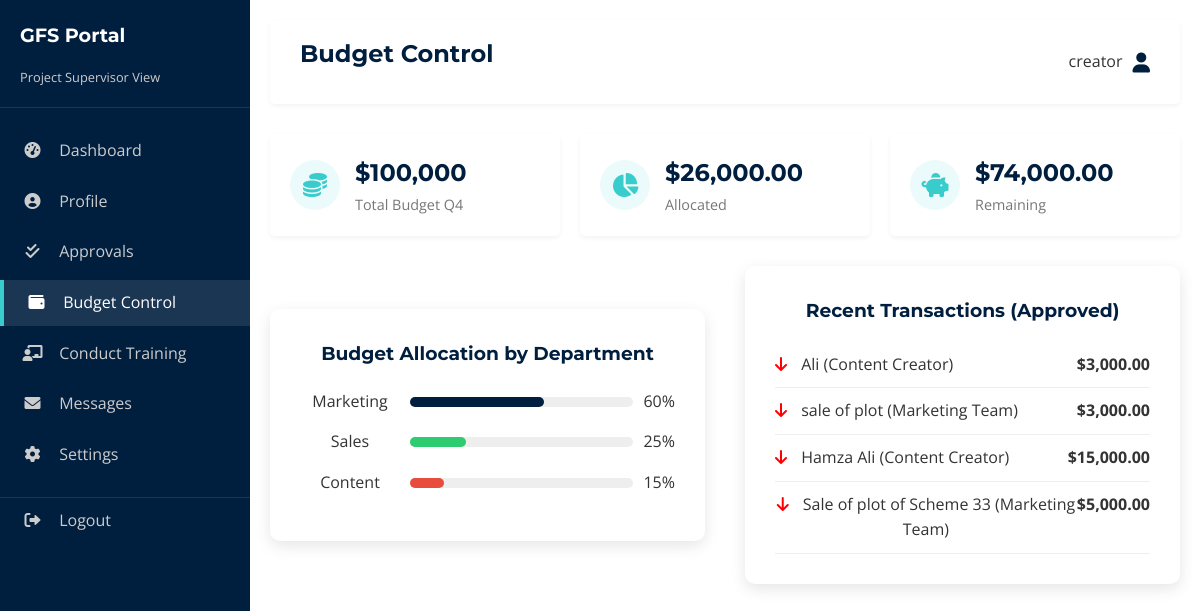
The page /portal/supervisor/budget (signed in) on the database its author committed.
### tables this page shows
CREATE TABLE budget_requests (
    id INTEGER PRIMARY KEY AUTOINCREMENT,
    title TEXT NOT NULL,
    type TEXT NOT NULL,
    amount REAL NOT NULL,
    proposed_by TEXT NOT NULL,
    status TEXT DEFAULT 'Pending',
    counter_amount REAL,
    progress INTEGER DEFAULT 0,
    assigned_to INTEGER,
    created_at TIMESTAMP DEFAULT CURRENT_TIMESTAMP,
    FOREIGN KEY (assigned_to) REFERENCES users (id)
);

### app.py (the view)
@app.route('/portal/supervisor/budget')
def portal_supervisor_budget():
    if 'user_id' not in session: return redirect(url_for('login'))
    conn = get_db_connection()
    approved_requests = conn.execute('SELECT * FROM budget_requests WHERE status = "Approved" ORDER BY created_at DESC').fetchall()
    total_allocated = sum(r['amount'] for r in approved_requests)
    conn.close()
    return render_template('portals/supervisor_budget.html', role='Project Supervisor', transactions=approved_requests, total_allocated=total_allocated)

### app.py (called while the page is built)
def get_db_connection():
    conn = sqlite3.connect('database.db')
    conn.row_factory = sqlite3.Row
    return conn

@app.context_processor
def inject_global_data():
    conn = get_db_connection()
    try:
        theme_row = conn.execute("SELECT value FROM settings WHERE key = 'theme'").fetchone()
        theme = theme_row['value'] if theme_row else 'default'
        site_rows = conn.execute("SELECT section, key, value FROM site_content WHERE page = 'global'").fetchall()
        site_data = {}
        for row in site_rows:
            if row['section'] not in site_data:
                site_data[row['section']] = {}
            site_data[row['section']][row['key']] = row['value']
    except sqlite3.OperationalError:
        theme = 'default'
        site_data = {}
    finally:
        conn.close()
    return dict(theme=theme, site=site_data)

### templates/portals/supervisor_budget.html (shortened to what this page needs)
{% extends 'portal_base.html' %}
{% block header %}Budget Control{% endblock %}
{% block content %}
<div class="stats-grid">
    <div class="stat-card">
        <div class="stat-icon">
            <i class="fas fa-coins"></i>
        </div>
        <div class="stat-info">
            <h3>$100,000</h3>
            <p>Total Budget Q4</p>
        </div>
    </div>
    <div class="stat-card">
        <div class="stat-icon">
            <i class="fas fa-chart-pie"></i>
        </div>
        <div class="stat-info">
            <h3>${{ "{:,.2f}".format(total_allocated or 0) }}</h3>
            <p>Allocated</p>
        </div>
    </div>
    <div class="stat-card">
        <div class="stat-icon">
            <i class="fas fa-piggy-bank"></i>
        </div>
        <div class="stat-info">
            <h3>${{ "{:,.2f}".format(100000 - (total_allocated or 0)) }}</h3>
            <p>Remaining</p>
        </div>
    </div>
</div>
<div class="grid-2">
    <div class="card">
        <h3>Budget Allocation by Department</h3>
        <div style="margin-top: 20px;">
            <div style="display: flex; align-items: center; margin-bottom: 15px;">
                <span style="width: 100px;">Marketing</span>
                <div style="flex-grow: 1; background: #eee; height: 10px; border-radius: 5px; margin: 0 10px;">
                    <div style="width: 60%; background: var(--primary-color); height: 10px; border-radius: 5px;"></div>
                </div>
                <span>60%</span>
            </div>
            <div style="display: flex; align-items: center; margin-bottom: 15px;">
                <span style="width: 100px;">Sales</span>
                <div style="flex-grow: 1; background: #eee; height: 10px; border-radius: 5px; margin: 0 10px;">
                    <div style="width: 25%; background: #2ecc71; height: 10px; border-radius: 5px;"></div>
                </div>
                <span>25%</span>
            </div>
            <div style="display: flex; align-items: center; margin-bottom: 15px;">
                <span style="width: 100px;">Content</span>
                <div style="flex-grow: 1; background: #eee; height: 10px; border-radius: 5px; margin: 0 10px;">
                    <div style="width: 15%; background: #e74c3c; height: 10px; border-radius: 5px;"></div>
                </div>
                <span>15%</span>
            </div>
        </div>
    </div>
    <div class="card">
        <h3>Recent Transactions (Approved)</h3>
        <ul style="list-style: none; padding: 0;">
            {% for tx in transactions %}
            <li style="padding: 10px 0; border-bottom: 1px solid #eee; display: flex; justify-content: space-between;">
                <span><i class="fas fa-arrow-down" style="color: red; margin-right: 10px;"></i> {{ tx.title }} ({{
                    tx.proposed_by }})</span>
                <strong>${{ "{:,.2f}".format(tx.amount or 0) }}</strong>
            </li>
            {% endfor %}
        </ul>
    </div>
</div>
{% endblock %}

### static/styles.css (style rules this page uses)
:root { --primary-color: #001f3f; --secondary-color: #39cccc; --accent-color: #0074D9; --text-color: #333; --light-gray: #f4f4f4; --white: #ffffff; --bg-color: #ffffff; --card-bg: #ffffff; --sidebar-bg: #001f3f; --sidebar-text: #ffffff; --font-heading: 'Montserrat', sans-serif; --font-body: 'Open Sans', sans-serif; --transition: all 0.3s ease; }
* { margin: 0; padding: 0; box-sizing: border-box; }
body { font-family: var(--font-body); line-height: 1.6; color: var(--text-color); background-color: var(--bg-color); }
h1, h2, h3, h4, h5, h6 { font-family: var(--font-heading); color: var(--primary-color); margin-bottom: 1rem; }
ul { list-style: none; }
.grid-2 { display: grid; grid-template-columns: repeat(2, 1fr); gap: 40px; align-items: center; }
.card { background: var(--card-bg); padding: 30px; border-radius: 10px; box-shadow: 0 5px 15px rgba(0, 0, 0, 0.1); transition: var(--transition); text-align: center; color: var(--text-color); }
.stats-grid { display: grid; grid-template-columns: repeat(auto-fit, minmax(200px, 1fr)); gap: 20px; margin-bottom: 30px; }
.stat-card { background: var(--card-bg); padding: 20px; border-radius: 5px; box-shadow: 0 2px 5px rgba(0, 0, 0, 0.05); display: flex; align-items: center; color: var(--text-color); }
.stat-icon { width: 50px; height: 50px; border-radius: 50%; background-color: rgba(57, 204, 204, 0.1); color: var(--secondary-color); display: flex; justify-content: center; align-items: center; font-size: 1.5rem; margin-right: 15px; }
.stat-info h3 { font-size: 1.5rem; margin-bottom: 0; color: var(--primary-color); }
.stat-info p { color: #777; font-size: 0.9rem; }

### rows shown on the page
budget_requests: title "Ali", proposed_by "Content Creator", amount "3,000.00"
budget_requests: title "sale of plot", proposed_by "Marketing Team", amount "3,000.00"
budget_requests: title "Hamza Ali", proposed_by "Content Creator", amount "15,000.00"
budget_requests: title "Sale of plot of Scheme 33", proposed_by "Marketing Team", amount "5,000.00"

### other values the page prints
{{ role }} "Project Supervisor"
{{ session['username'] }} "creator"
{{ "{:,.2f}".format(total_allocated or 0) }} "26,000.00"
{{ "{:,.2f}".format(100000 - (total_allocated or 0)) }} "74,000.00"
